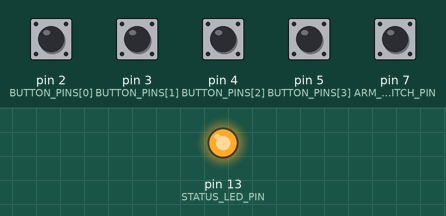
A program run on a simulated Arduino Leonardo, built with avr-gcc and run on an emulated ATmega32U4. Parts: output pins drawn as LEDs (lit = HIGH). Inputs (shaded band) come from the test bench; at power-on: pin 2 (BUTTON_PINS[0]), pin 3 (BUTTON_PINS[1]), pin 4 (BUTTON_PINS[2]), pin 5 (BUTTON_PINS[3]), pin 7 (ARM_SWITCH_PIN) HIGH. USB keyboard and mouse output is not drawn.

Above: at 0.1 s.
At 2.2 s:
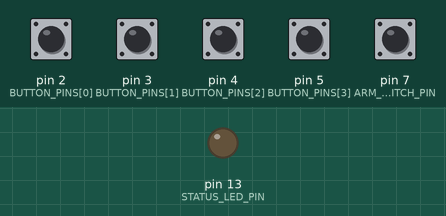
2.3 s: pin 7 (ARM_SWITCH_PIN) pulled LOW for 0.15 s
At 3.9 s:
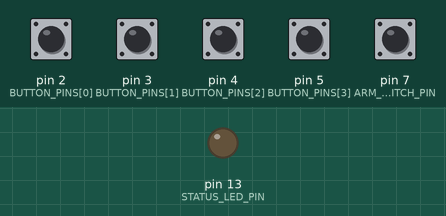
Timing chart, 0 to 5.4 s (numbered marks = the images above; inputs shaded):
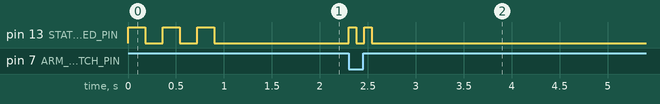

The program:

main.cpp
```cpp
#include <Arduino.h>
#include <Keyboard.h>

#include "ButtonState.hpp"
#include "MacroConfig.hpp"

namespace {

constexpr uint8_t BUTTON_PINS[] = {2, 3, 4, 5};
constexpr uint8_t ARM_SWITCH_PIN = 7;  // connect to GND to enable keyboard output
constexpr uint8_t STATUS_LED_PIN = LED_BUILTIN;
constexpr size_t BUTTON_COUNT = sizeof(BUTTON_PINS) / sizeof(BUTTON_PINS[0]);
static_assert(BUTTON_COUNT == MACRO_COUNT, "Each button must have a configured macro");

ButtonState buttons[BUTTON_COUNT];
bool keyboardArmed = false;

void sendChord(const KeyChord& chord) {
    for (uint8_t index = 0; index < chord.modifierCount; ++index) {
        Keyboard.press(chord.modifiers[index]);
    }
    Keyboard.press(chord.key);
    delay(35);
    Keyboard.releaseAll();
}

void blink(uint8_t times, uint16_t durationMs) {
    for (uint8_t index = 0; index < times; ++index) {
        digitalWrite(STATUS_LED_PIN, HIGH);
        delay(durationMs);
        digitalWrite(STATUS_LED_PIN, LOW);
        delay(durationMs);
    }
}

void setArmed(bool armed) {
    if (keyboardArmed == armed) return;
    keyboardArmed = armed;
    if (armed) {
        Keyboard.begin();
        blink(2, 80);
    } else {
        Keyboard.releaseAll();
        Keyboard.end();
        digitalWrite(STATUS_LED_PIN, LOW);
    }
}

}  // namespace

void setup() {
    pinMode(STATUS_LED_PIN, OUTPUT);
    pinMode(ARM_SWITCH_PIN, INPUT_PULLUP);
    for (const auto pin : BUTTON_PINS) {
        pinMode(pin, INPUT_PULLUP);
    }

    // A visible startup delay prevents accidental keystrokes while the board resets.
    blink(3, 180);
    setArmed(digitalRead(ARM_SWITCH_PIN) == LOW);
}

void loop() {
    setArmed(digitalRead(ARM_SWITCH_PIN) == LOW);
    const uint32_t now = millis();

    for (size_t index = 0; index < BUTTON_COUNT; ++index) {
        const bool pressed = digitalRead(BUTTON_PINS[index]) == LOW;
        const auto event = buttons[index].update(pressed, now);

        if (!keyboardArmed) continue;
        if (event == ButtonEvent::ShortPressed) {
            sendChord(SHORT_MACROS[index]);
        } else if (event == ButtonEvent::LongPressed) {
            sendChord(LONG_MACROS[index]);
        }
    }

    delay(2);
}
```

ButtonState.hpp
```cpp
#pragma once

#include <stdint.h>

enum class ButtonEvent : uint8_t {
    None,
    ShortPressed,
    LongPressed
};

class ButtonState {
public:
    ButtonState(uint32_t debounceMs = 30, uint32_t longPressMs = 700)
        : debounceMs_(debounceMs), longPressMs_(longPressMs) {}

    ButtonEvent update(bool rawPressed, uint32_t nowMs) {
        if (rawPressed != lastRawPressed_) {
            lastRawPressed_ = rawPressed;
            rawChangedAt_ = nowMs;
        }

        if (rawPressed != stablePressed_ && elapsed(nowMs, rawChangedAt_) >= debounceMs_) {
            stablePressed_ = rawPressed;
            if (stablePressed_) {
                stableChangedAt_ = nowMs;
                longPressSent_ = false;
                return ButtonEvent::None;
            }

            if (!longPressSent_) {
                return ButtonEvent::ShortPressed;
            }
            return ButtonEvent::None;
        }

        if (stablePressed_ && !longPressSent_ && elapsed(nowMs, stableChangedAt_) >= longPressMs_) {
            longPressSent_ = true;
            return ButtonEvent::LongPressed;
        }

        return ButtonEvent::None;
    }

    bool isPressed() const { return stablePressed_; }

private:
    static uint32_t elapsed(uint32_t now, uint32_t before) {
        return now - before;  // unsigned arithmetic safely handles millis() rollover
    }

    uint32_t debounceMs_;
    uint32_t longPressMs_;
    bool lastRawPressed_{false};
    bool stablePressed_{false};
    bool longPressSent_{false};
    uint32_t rawChangedAt_{0};
    uint32_t stableChangedAt_{0};
};
```

MacroConfig.hpp
```cpp
#pragma once

#include <Arduino.h>
#include <Keyboard.h>

struct KeyChord {
    uint8_t modifiers[3];
    uint8_t modifierCount;
    uint8_t key;
};

// Edit only this table to customize the four buttons.
// Defaults are useful and non-destructive on Windows/Linux browsers and editors.
constexpr KeyChord SHORT_MACROS[] = {
    {{KEY_LEFT_CTRL, 0, 0}, 1, 'c'},                 // Copy
    {{KEY_LEFT_CTRL, 0, 0}, 1, 'v'},                 // Paste
    {{KEY_LEFT_CTRL, KEY_LEFT_SHIFT, 0}, 2, 't'},    // Reopen closed browser tab
    {{KEY_LEFT_CTRL, 0, 0}, 1, 'l'}                  // Focus browser address bar
};

constexpr KeyChord LONG_MACROS[] = {
    {{KEY_LEFT_CTRL, 0, 0}, 1, 'a'},                 // Select all
    {{KEY_LEFT_CTRL, 0, 0}, 1, 'z'},                 // Undo
    {{KEY_LEFT_CTRL, KEY_LEFT_SHIFT, 0}, 2, 'n'},    // New private/incognito window
    {{KEY_LEFT_CTRL, KEY_LEFT_SHIFT, 0}, 2, KEY_ESC} // Task manager on Windows
};

constexpr size_t MACRO_COUNT = sizeof(SHORT_MACROS) / sizeof(SHORT_MACROS[0]);
```

Measured:
- after the input at 2.3 s, pin 13 (STATUS_LED_PIN): alternates HIGH for 0.08 s and LOW for 0.08 s, 4 changes in all, then stays LOW, starting at once
